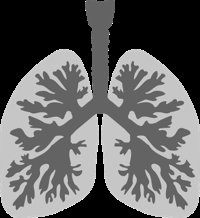
%> input picture P7.png, 200 x 218 px
$ octave test_image.m   (GNU Octave 9; MATLAB toolbox functions it lacks are replaced by stand-ins)
%> lines starting %> are read from the running program, lines starting %| are printed output that depends on the picture
figure
plot((1:10).^2)
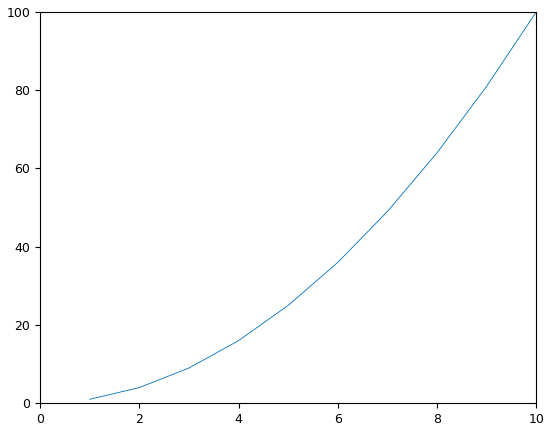
%> figure redrawn from the program's plot data; curve peaks at x = 10, y = 100
axes('pos',[.1 .6 .5 .3])
[im,map,alpha]=imread('P7.png');
%> im is the input picture: size 218x200x3 uint8; min 0, max 255, mean 100.7
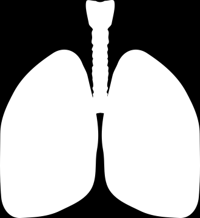
%> alpha: size 218x200 uint8; min 0, max 255, mean 165.8
%> map = []
f=imshow(im);
set(f,'AlphaData',alpha);
fig = gcf;
%> (the run ends here)
